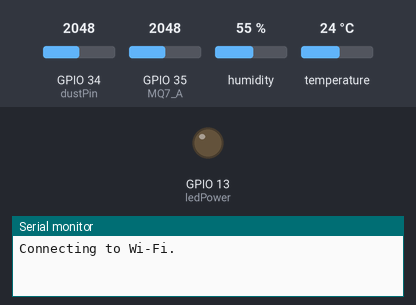
The sketch below on a simulated ESP32. On the bench: output pins drawn as LEDs (lit = HIGH), the last lines printed to the serial monitor. The inputs (shaded band) are chosen by the test bench; at power-on: GPIO 34 (dustPin) = 2048, GPIO 35 (MQ7_A) = 2048, humidity 55 %, temperature 24 °C. WiFi joins after 1.5 s; servers stay silent unless stated.

Above: at 0.1 s.
At 5.5 s:
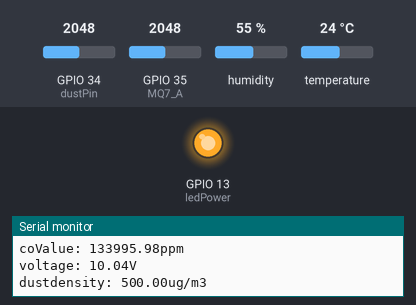
Timing chart, 0 to 7.0 s (numbered marks = the images above):
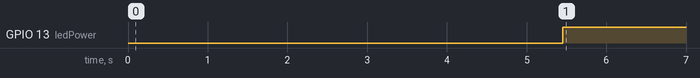

Measured:
- by itself, GPIO 13 (ledPower): LOW → HIGH at 5.5 s

The sketch:

BTL_VSL.ino
```cpp
#include <WiFi.h>
#include <FirebaseESP32.h>
#include <DHT.h>
#include <ThingSpeak.h>

//wifi
#define WIFI_SSID "Thanglee"
#define WIFI_PASSWORD "06062002"

//thingspeak
#define SECRET_CH_ID 2235175
#define SECRET_WRITE_APIKEY "M6IJG6P8LPJSZ0KF"
unsigned long myChannelNumber = SECRET_CH_ID;
const char * myWriteAPIKey = SECRET_WRITE_APIKEY;

WiFiClient  client;

//firebase
#define DATABASE_URL "project-vixuly-default-rtdb.firebaseio.com"
FirebaseData fbdo;
FirebaseAuth auth;
FirebaseConfig config;

//pin define
#define DHTPIN 18 //digital
#define MQ7_A 35 // analog
#define ledPower 13 //digital
#define dustPin 34 // annalog

#define DHTTYPE DHT11
DHT dht(DHTPIN, DHTTYPE);

//khai bao bien
volatile float pmValue, coValue, totalPm, totalCo, pmAvg, coAvg, aqi,e=2.71828;
unsigned long sysTime = 0;
unsigned long coMeasureTimer = 0;
unsigned long pmMeasureTimer = 0;
unsigned long loopTimer = 0;

unsigned long coMeasureDelay = 5000; // Set your desired delay in milliseconds
unsigned long lastCOMeasureTime = 0;

unsigned long pmMeasureDelay = 5000; // Set your desired delay in milliseconds
unsigned long lastPMMeasureTime = 0;

unsigned long dhtMeasureDelay = 5000; // Set your desired delay in milliseconds
unsigned long lastDHTMeasureTime = 0;

volatile int count;
String myStatus = "";
String myStatus2 = "";
//pm25
int delayTime = 280;
int delayTime2 = 40;
float offtime = 9680;

int dustVal = 0;
float voltage = 0;
float dustdensity = 0;
float t = 0, h = 0;


//khai bao ham
void logWiFi();
void measurePm2_5();
void measure_Co();
void measure_CO2();
void measure_dht11();
void calAqi();

void setup() {
  Serial.begin(9600);  // khởi tạo giao tiếp với tốc độ truyền dữ liệu 9600bit/s
  pinMode(ledPower, OUTPUT); // đặt chế độ ledPower là OUTPUT
  pinMode(dustPin, INPUT);  //
  pinMode(MQ7_A, INPUT);

   logWiFi();
  //firebase
  ThingSpeak.begin(client);  // khởi tạo kết nối tới dịch vụ firebase với tham số client

  Serial.printf("Firebase Client v%s\n\n", FIREBASE_CLIENT_VERSION);  // in ra thông báo trên cổng Serial với phiên bản của Firebase Client.
  config.database_url = DATABASE_URL;
  config.signer.test_mode = true;

  Firebase.reconnectWiFi(true);
  Firebase.begin(&config, &auth);

}

void loop() {
  unsigned long currentMillis = millis();
  if((currentMillis - sysTime) > 5000){
    measure_CO();
    measurePm2_5();
    measure_dht11();
    coMeasureTimer = currentMillis;
    count ++;

    if (count >= 50){
      calAqi();
      ThingSpeak.setField(5,aqi);
      ThingSpeak.setStatus(myStatus2);
    int x2 = ThingSpeak.writeFields(myChannelNumber, myWriteAPIKey); // ghi du lieu len thinkspeak
    if(x2 == 200){ //
              Serial.println("Channel update successful2.");
            }
            else{
              Serial.println("Problem updating channel. HTTP error code2 " + String(x2));
            }
      totalCo = 0;
      totalPm = 0;
      count = 0;
  }
  }
  if(currentMillis-pmMeasureTimer>=5000){
    ThingSpeak.setField(2,dustdensity);
     ThingSpeak.setField(1,coValue);
     ThingSpeak.setField(3,t);
     ThingSpeak.setField(4,h);
     ThingSpeak.setStatus(myStatus);
     int x = ThingSpeak.writeFields(myChannelNumber, myWriteAPIKey);
  if(x == 200){
    Serial.println("Channel update successful-1.");
  }
  else{
    Serial.println("Problem updating channel. HTTP error code-1 " + String(x));
  }
  pmMeasureTimer = currentMillis;
  }
}

void logWiFi()
{
  WiFi.begin(WIFI_SSID, WIFI_PASSWORD);
    Serial.print("Connecting to Wi-Fi");
    while (WiFi.status() != WL_CONNECTED)
    {
        Serial.print(".");
        delay(300);
    }
    Serial.println();
    Serial.print("Connected with IP: ");
    Serial.println(WiFi.localIP());
    Serial.println();
}

void measure_CO(){
  unsigned long currentMillis = millis();
  if(currentMillis - lastCOMeasureTime >= coMeasureDelay){
    lastCOMeasureTime = currentMillis;
    float A_value = analogRead(MQ7_A);  // doc tin hieu analog tu cam bien MQ7
    float Volt = A_value/1024*5;  //tinh dien ap tu gia tri analog
    coValue = 3.027*pow(e,(1.0698*Volt));

    Serial.print("coValue: ");
    Serial.print(coValue);
    Serial.println("ppm");
    totalCo += coValue;
    Firebase.setInt(fbdo,"/air/co",coValue);
  }
}

void measurePm2_5(){
  unsigned long currentMillis = millis();

  if ( currentMillis - lastPMMeasureTime >= pmMeasureDelay){
    lastPMMeasureTime = currentMillis;
    digitalWrite(ledPower, LOW); // tat nguon cho den
    delayMicroseconds(delayTime); //cho khoang thoi gian
    dustVal=analogRead(dustPin);  // doc tin hieu
    delayMicroseconds(delayTime2); //
    digitalWrite(ledPower, HIGH); // bat lai nguon dien
    delayMicroseconds(offtime);

    voltage = dustVal*0.0049; // tinh gia tri dien ap
    dustdensity = (0.172*voltage-0.1)*1000.0;

    if (dustdensity < 0)
    dustdensity =0;
    if(dustdensity > 500)
    dustdensity = 500;

    Serial.print("voltage: ");
    Serial.print(voltage);
    Serial.println("V");
    Serial.print("dustdensity: ");
     Serial.print (dustdensity);
    Serial.println("ug/m3");
    totalPm +=dustdensity;
    Firebase.setFloat(fbdo,"/air/pm",dustdensity);
  }
}

void measure_dht11(){
  unsigned long currentMillis = millis();

  if ( currentMillis - lastDHTMeasureTime >= dhtMeasureDelay){
    lastDHTMeasureTime = currentMillis;

   h = dht.readHumidity();  // doc gia tri do am
   t = dht.readTemperature();  // Đọc nhiệt độ theo độ C

    if (isnan(h) || isnan(t)) {  // kiem tra xem du lieu doc co hop le khong
    Serial.println("Failed to read from DHT sensor!");
    return;
  }
    Serial.print("Nhiet do: ");
    Serial.print(t);
    Serial.print("*C  ");
    Serial.print("Do am: ");
    Serial.print(h);
    Serial.println("%  ");

    Firebase.setFloat(fbdo,"/air/Nhiet do",t);
    Firebase.setFloat(fbdo,"/air/Do am",h);
    Serial.println("-------------------------------------");
  }

}
void calAqi(){
  pmAvg = totalPm/count;
  coAvg = totalCo/count;
  float pmAqi = pmAvg*2.103004+25.553648;
  float coAqi = coAvg*16.89655-59.51724;
  delay(10);
  if(pmAqi > coAqi) aqi = pmAqi;
  else aqi = coAqi;
  Serial.print("AQI: ");
  Serial.print(aqi);
  Firebase.setFloat(fbdo,"/air/aqi",aqi);
  }
```
